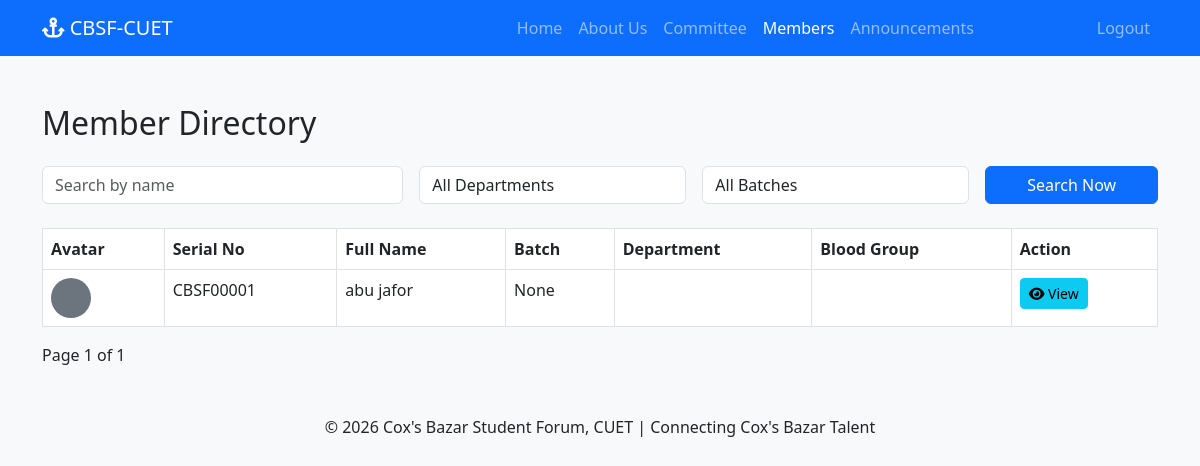
Before: /members/ (signed in) with the older database file.
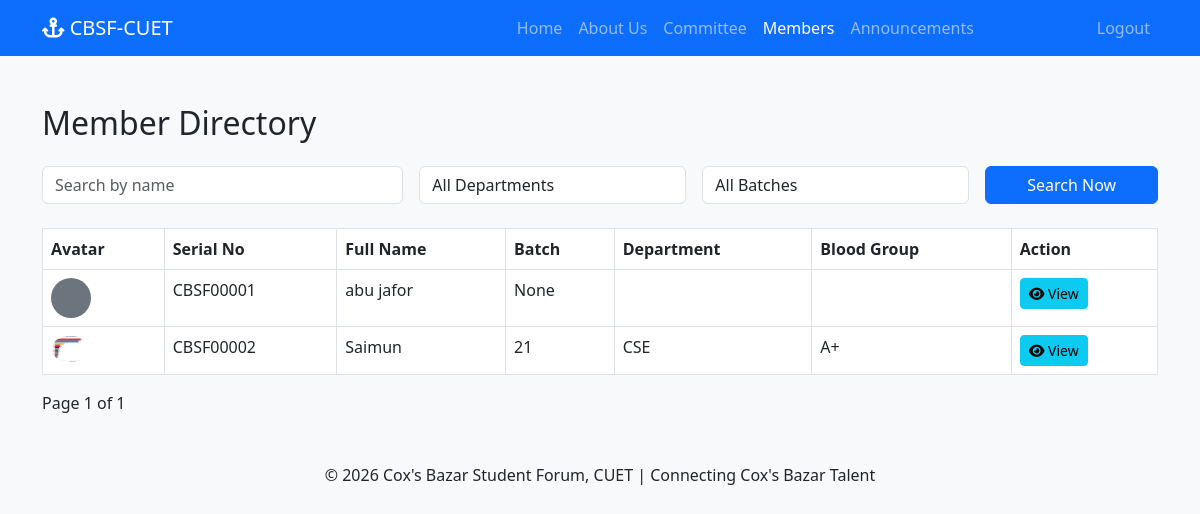
After: the same page with the newer database file.
### core/models.py (models this page shows, shortened)
class User(AbstractBaseUser, PermissionsMixin):
    ROLE_CHOICES = [('member', 'Member'), ('admin', 'Admin')]
    STATUS_CHOICES = [('pending', 'Pending Approval'), ('active', 'Active'), ('inactive', 'Inactive')]
    BLOOD_GROUPS = [('A+','A+'),('A-','A-'),('B+','B+'),('B-','B-'),('AB+','AB+'),('AB-','AB-'),('O+','O+'),('O-','O-')]
    GENDER_CHOICES = [('Male','Male'),('Female','Female'),('Other','Other')]
    UPAZILA_CHOICES = [
        ('Cox\'s Bazar Sadar', "Cox's Bazar Sadar"),
        ('Teknaf', 'Teknaf'),
        ('Ukhiya', 'Ukhiya'),
        ('Chakaria', 'Chakaria'),
        ('Ramu', 'Ramu'),
        ('Pekua', 'Pekua'),
        ('Maheshkhali', 'Maheshkhali'),
        ('Kutubdia', 'Kutubdia'),
        ('Eidgaon', 'Eidgaon'),
        ('Other', 'Other'),
    ]
    id = models.AutoField(primary_key=True)
    serial_no = models.CharField(max_length=20, unique=True, blank=True, null=True)
    full_name = models.CharField(max_length=200)
    email = models.EmailField(unique=True)
    batch = models.IntegerField(null=True, blank=True)
    department = models.ForeignKey(Department, on_delete=models.SET_NULL, null=True)
    blood_group = models.CharField(max_length=3, choices=BLOOD_GROUPS)
    gender = models.CharField(max_length=10, choices=GENDER_CHOICES)
    phone = models.CharField(max_length=15)
    address = models.TextField(blank=True)
    dob = models.DateField(null=True, blank=True)
    profile_photo = models.ImageField(upload_to='profile_photos/', null=True, blank=True)
    upazila = models.CharField(max_length=100, choices=UPAZILA_CHOICES, blank=True)
    linkedin = models.URLField(blank=True)
    facebook = models.URLField(blank=True)
    twitter = models.URLField(blank=True)
    instagram = models.URLField(blank=True)
    company = models.CharField(max_length=150, blank=True)
    designation = models.CharField(max_length=100, blank=True)
    work_address = models.TextField(blank=True)
    status = models.CharField(max_length=10, choices=STATUS_CHOICES, default='pending')
    role = models.CharField(max_length=10, choices=ROLE_CHOICES, default='member')
    date_joined = models.DateTimeField(default=timezone.now)
    is_active = models.BooleanField(default=True)
    is_staff = models.BooleanField(default=False)
    objects = UserManager()
    USERNAME_FIELD = 'email'
    REQUIRED_FIELDS = ['full_name']

class Department(models.Model):
    id = models.AutoField(primary_key=True)
    name = models.CharField(max_length=100, unique=True)
    class Meta:
        ordering = ['name']

### core/views.py (the view)
@login_required
def member_directory(request):
    members = User.objects.filter(status='active')
    search_query = request.GET.get('search', '')
    department_id = request.GET.get('department', '')
    batch = request.GET.get('batch', '')
    if search_query:
        members = members.filter(full_name__icontains=search_query)
    if department_id:
        members = members.filter(department_id=department_id)
    if batch:
        members = members.filter(batch=batch)
    paginator = Paginator(members, 20)
    page_number = request.GET.get('page')
    page_obj = paginator.get_page(page_number)
    departments = Department.objects.all()
    batches = User.objects.filter(status='active').values_list('batch', flat=True).distinct().order_by('-batch')
    return render(request, 'core/member_directory.html', {
        'page_obj': page_obj,
        'departments': departments,
        'batches': batches,
        'search_query': search_query,
        'selected_department': department_id,
        'selected_batch': batch,
    })

### core/templates/core/member_directory.html (shortened to what this page needs)
{% extends 'core/base.html' %}
{% block content %}
<h2 class="mb-4">Member Directory</h2>
<form method="GET" class="row g-3 mb-4">
    <div class="col-md-4"><input type="text" name="search" class="form-control" placeholder="Search by name" value="{{ search_query }}"></div>
    <div class="col-md-3"><select name="department" class="form-control"><option value="">All Departments</option></select></div>
    <div class="col-md-3"><select name="batch" class="form-control"><option value="">All Batches</option></select></div>
    <div class="col-md-2"><button type="submit" class="btn btn-primary w-100">Search Now</button></div>
</form>
<table class="table table-bordered table-hover">
    <thead><tr><th>Avatar</th><th>Serial No</th><th>Full Name</th><th>Batch</th><th>Department</th><th>Blood Group</th><th>Action</th></tr></thead>
    <tbody>{% for member in page_obj %}<tr>
        <td>{% if member.profile_photo %}<img src="{{ member.profile_photo.url }}" width="40" class="rounded-circle">{% else %}<div class="bg-secondary rounded-circle" style="width:40px;height:40px;"></div>{% endif %}</td>
        <td>{{ member.serial_no }}</td><td>{{ member.full_name }}</td><td>{{ member.batch }}</td><td>{{ member.department.name }}</td><td>{{ member.blood_group }}</td>
        <td><a href="{% url 'core:member_profile' member.id %}" class="btn btn-sm btn-info"><i class="fas fa-eye"></i> View</a></td>
    </tr>{% empty %}<tr><td colspan="7">No members found.</td></tr>{% endfor %}</tbody>
</table>
<div class="pagination">{% if page_obj.has_previous %}<a href="?page=1">&laquo; First</a> <a href="?page={{ page_obj.previous_page_number }}">Previous</a>{% endif %}
    <span>Page {{ page_obj.number }} of {{ page_obj.paginator.num_pages }}</span>
</div>
{% endblock %}

Changed rows visible on the page:
added User: profile_photo (picture), serial_no "CBSF00002", full_name "Saimun", batch "21", department.name "CSE", blood_group "A+"
